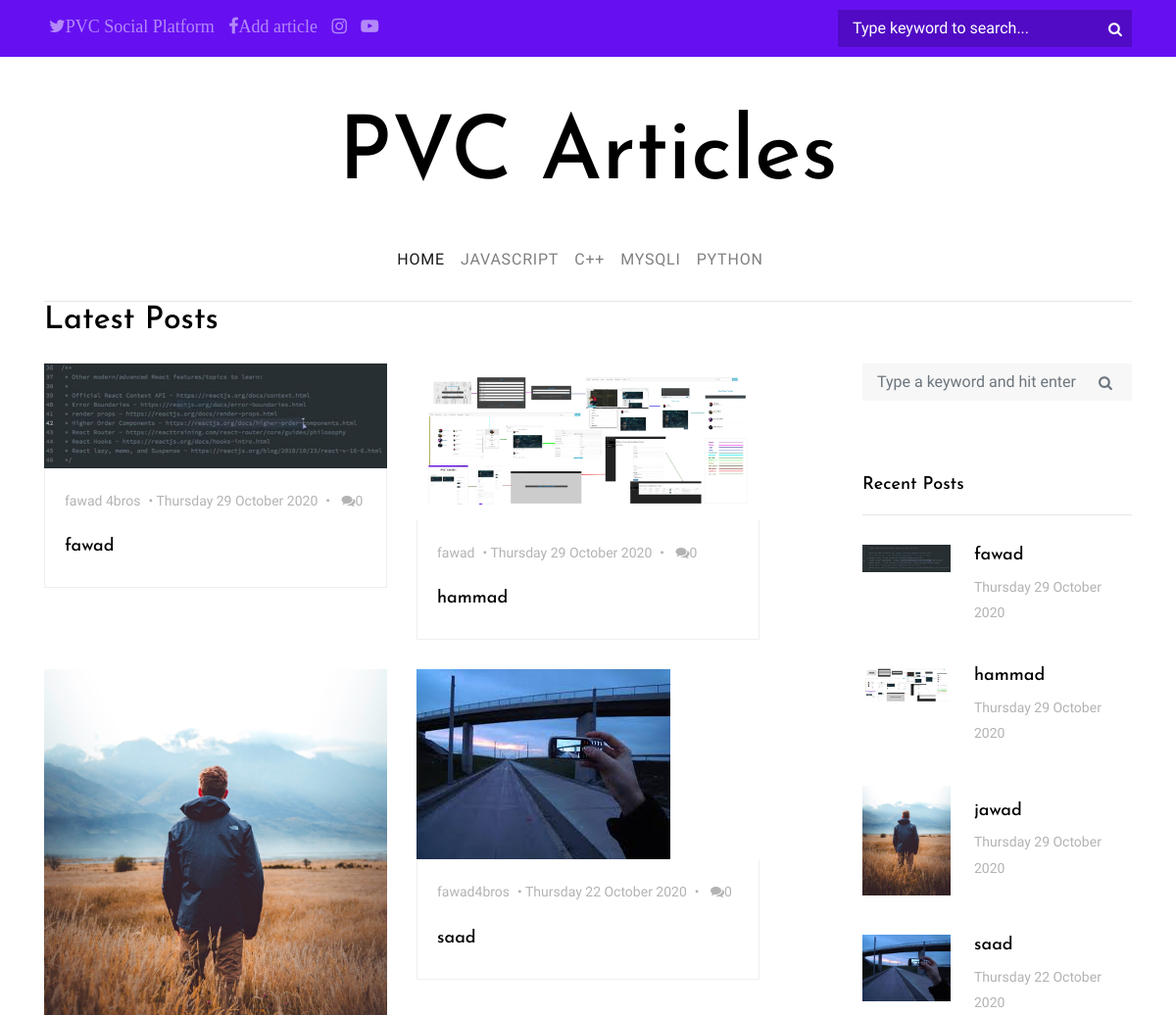
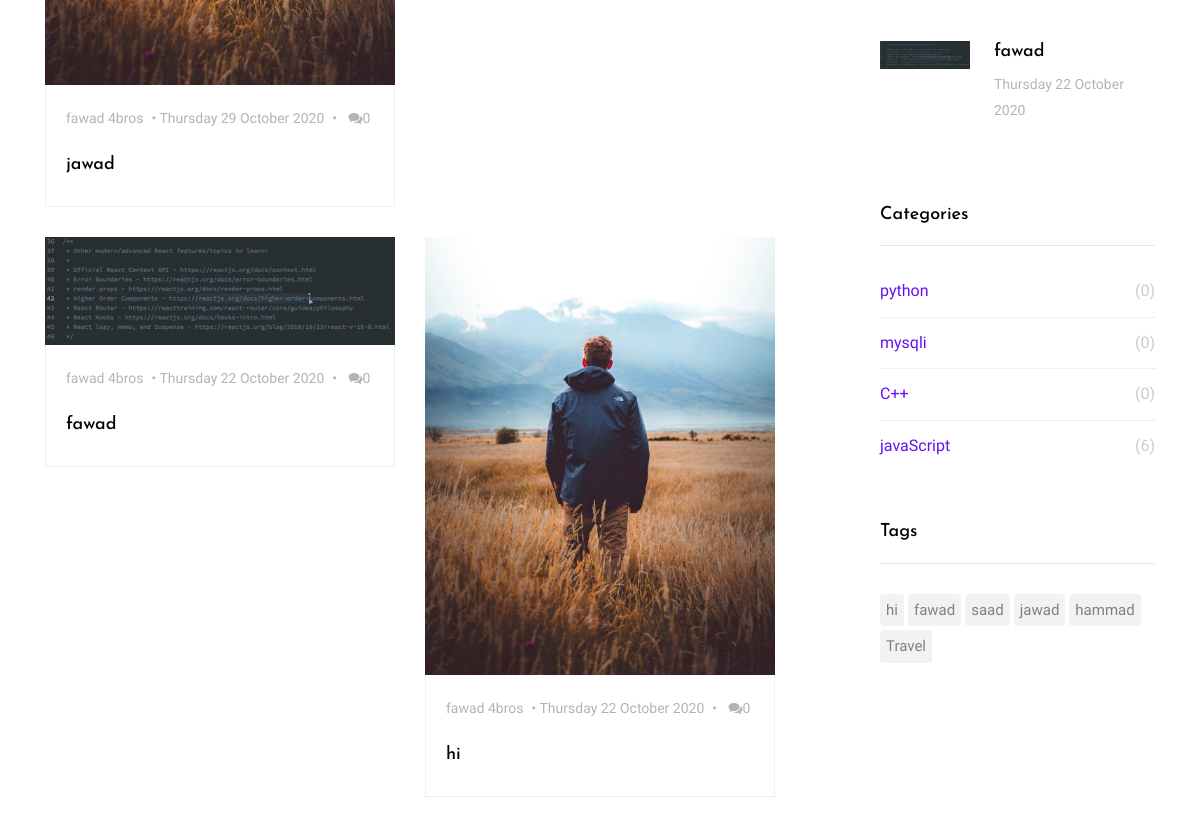
The page /articles/articles.php on the database its author committed (2 pictures, top to bottom).
### tables this page shows
CREATE TABLE `blog_categories` (
  `blog_cat_id` int(11) NOT NULL,
  `blog_cat_title` varchar(255) NOT NULL
);

CREATE TABLE `blog_posts` (
  `blog_post_id` int(11) NOT NULL,
  `blog_post_title` varchar(255) NOT NULL,
  `blog_post_cat_title` varchar(255) NOT NULL,
  `blog_post_cat_id` int(11) NOT NULL,
  `blog_post_author` varchar(255) NOT NULL,
  `blog_post_content` text NOT NULL,
  `blog_post_date` varchar(255) NOT NULL,
  `blog_post_image` text NOT NULL,
  `name` text NOT NULL,
  `size` text NOT NULL,
  `blog_post_comment_count` int(255) NOT NULL,
  `blog_post_views` int(255) NOT NULL,
  `blog_post_tags` text NOT NULL,
  `blog_post_status` varchar(255) NOT NULL DEFAULT 'draft',
  `blog_post_track` text NOT NULL
);

### articles/includes/posts.php (the view, shortened to what this page needs)
<?php
include "connection.php";
$query= "SELECT * FROM blog_posts WHERE blog_post_status='published' ORDER BY blog_post_id DESC ";
$result = mysqli_query($connection,$query);
while ($row = mysqli_fetch_assoc($result)) {
  $post_id = $row['blog_post_id'];
  $post_title = $row['blog_post_title'];
  $post_author = $row['blog_post_author'];
  $post_image =$row['blog_post_image'];
  $date = $row['blog_post_date'];
  $post_comment_count = $row['blog_post_comment_count'];
?>
<div class="col-md-6">
  <a href="single.php?post=<?php echo $post_id;  ?>" class="blog-entry element-animate" data-animate-effect="fadeIn">
    <img src="../images/<?php echo $post_image ; ?>" alt="Image placeholder">
    <div class="blog-content-body">
      <div class="post-meta">
        <span class="author mr-2"><?php echo $post_author ; ?></span>&bullet;
        <span class="mr-2"><?php echo $date ; ?></span>&bullet;
        <span class="ml-2"><span class="fa fa-comments"></span><?php echo $post_comment_count ; ?></span>
      </div>
      <h2><?php echo $post_title ; ?></h2>
    </div>
  </a>
</div>
<?php
}
?>

### articles/includes/function.php
<?php
include "connection.php";
function show_cat(){
	global $connection;
	$query = "SELECT * FROM blog_categories";
	$result = mysqli_query($connection,$query);
	while ($row=mysqli_fetch_array($result)) {
		$cat_id = $row['blog_cat_id'];
		$cat_title = $row['blog_cat_title'];
		echo "<li class='nav-item dropdown'>
		<a class='nav-link' href='category.php?cat_id=$cat_id'>{$cat_title}</a>
          </li>";
	}
}
?>

### articles/includes/sidebar.php (shortened to what this page needs)
<div class="sidebar-box">
  <h3 class="heading">Recent Posts</h3>
  <div class="post-entry-sidebar">
    <ul>
<?php
include "connection.php";
$query= "SELECT * FROM blog_posts  WHERE blog_post_status = 'published' ORDER BY blog_post_id DESC LIMIT 5";
$result = mysqli_query($connection,$query);
while ($row = mysqli_fetch_assoc($result)) {
  $post_id = $row['blog_post_id'];
  $post_title = $row['blog_post_title'];
  $post_image =$row['blog_post_image'];
  $date = $row['blog_post_date'];
?>
      <li>
        <a href="single.php?post=<?php echo $post_id;  ?>" >
          <img src="../images/<?php echo $post_image ; ?>" alt="Image placeholder" class="mr-4">
          <div class="text">
            <h4><?php echo $post_title ; ?></h4>
            <div class="post-meta">
              <span class="mr-2"><?php echo $date ; ?></span>
            </div>
          </div>
        </a>
      </li>
<?php
}
?>
</ul>
  </div>
</div>

### articles/includes/category.php
<?php
$query= "SELECT * FROM blog_categories ORDER BY blog_cat_id DESC LIMIT 6";
$result = mysqli_query($connection,$query);
?>
<div class="sidebar-box">
  <h3 class="heading">Categories</h3>
  <ul class="categories">
  	<?php
  	while ($row = mysqli_fetch_array($result)) {
  		$cat_id = $row['blog_cat_id'];
  		$cat_title = $row['blog_cat_title'];
  		$sql = mysqli_query($connection, "SELECT * FROM blog_posts WHERE blog_post_cat_id=$cat_id");
  		$totalpostsincat = mysqli_num_rows($sql);
  		echo "<li><a href='category.php?cat_id=$cat_id'>$cat_title<span>($totalpostsincat)</span></a></li>";
  	}
  	 ?>
  </ul>
</div>

### articles/includes/tags.php (shortened to what this page needs)
<?php
$query= "SELECT * FROM blog_posts ORDER BY blog_post_id LIMIT 5";
$result = mysqli_query($connection,$query);
?>
<div class="sidebar-box">
  <h3 class="heading">Tags</h3>
  <ul class="tags">
  	<?php
  	while ($row = mysqli_fetch_assoc($result)) {
  		$tags = $row['blog_post_tags'];
  		echo"<li><a href=''>$tags</a></li>";
  	}
  	 ?>
    <li><a href="#">Travel</a></li>
  </ul>
</div>

### articles/css/style.css (style rules this page uses)
body { background: #ccc url("../images/photography.png") repeat; font-family: "Inconsolata", SFMono-Regular, Menlo, Monaco, Consolas, "Liberation Mono", "Courier New", monospace; font-weight: 300; font-size: 18px; line-height: 1.9; color: #6c757d; }
a { -webkit-transition: .3s all ease; -o-transition: .3s all ease; transition: .3s all ease; text-decoration: none; }
h1, h2, h3, h4, h5 { color: #000; font-family: "Josefin Sans", -apple-system, BlinkMacSystemFont, "Segoe UI", Roboto, "Helvetica Neue", Arial, sans-serif, "Apple Color Emoji", "Segoe UI Emoji", "Segoe UI Symbol", "Noto Color Emoji"; }
header .navbar .nav-link { padding: 1.7rem 1rem; font-size: 16px; outline: none !important; text-transform: uppercase; letter-spacing: .05em; }
.blog-entries .blog-entry { display: block; -webkit-transition: .3s all ease; -o-transition: .3s all ease; transition: .3s all ease; margin-bottom: 30px; position: relative; }
.blog-entries .blog-entry .blog-content-body { padding: 20px; border: 1px solid #efefef; border-top: none; }
.blog-entries .blog-entry img { max-width: 100%; }
.blog-entries .blog-entry h2 { font-size: 18px; line-height: 1.5; }
.blog-entries .post-meta { margin-bottom: 20px; font-size: 14px; color: #b3b3b3; }
.sidebar-box { margin-bottom: 4em; font-size: 15px; width: 100%; float: left; background: #fff; }
.sidebar-box *:last-child { margin-bottom: 0; }
.sidebar-box .heading { font-size: 18px; margin-bottom: 30px; padding-bottom: 20px; border-bottom: 1px solid #e6e6e6; }
.tags { padding: 0; margin: 0; font-weight: 400; }
.tags li { padding: 0; margin: 0 4px 4px 0; float: left; display: inline-block; }
.tags li a { float: left; display: block; border-radius: 4px; padding: 2px 6px; color: gray; background: #f2f2f2; }
.categories, .sidelink { padding: 0; margin: 0; font-weight: 400; }
.categories li, .sidelink li { padding: 0; margin: 0; position: relative; margin-bottom: 10px; padding-bottom: 10px; border-bottom: 1px dotted #dee2e6; list-style: none; }
.categories li:last-child, .sidelink li:last-child { margin-bottom: 0; border-bottom: none; padding-bottom: 0; }
.categories li a, .sidelink li a { display: block; font-size: 16px; }
.categories li a span, .sidelink li a span { position: absolute; right: 0; top: 0; color: #ccc; -webkit-transition: .3s all ease; -o-transition: .3s all ease; transition: .3s all ease; }
.heading { color: #000; }
.post-entry-sidebar .post-meta { font-size: 14px; color: #b3b3b3; }
.post-entry-sidebar ul { padding: 0; margin: 0; }
.post-entry-sidebar ul li { list-style: none; padding: 0 0 20px 0; margin: 0 0 20px 0; }
.post-entry-sidebar ul li a { display: table; }
.post-entry-sidebar ul li a img { width: 90px; }
.post-entry-sidebar ul li a img, .post-entry-sidebar ul li a .text { display: table-cell; vertical-align: middle; }
.post-entry-sidebar ul li a .text h4 { font-size: 18px; }
.element-animate { opacity: 0; visibility: hidden; }

### articles/includes/header.php (style rules this page uses)
body { background: #ccc url("../images/photography.png") repeat; }

### rows shown on the page
blog_categories: blog_cat_title "JAVASCRIPT", blog_cat_title "javaScript", totalpostsincat "6"
blog_categories: blog_cat_title "C++", totalpostsincat "0"
blog_categories: blog_cat_title "MYSQLI", blog_cat_title "mysqli", totalpostsincat "0"
blog_categories: blog_cat_title "PYTHON", blog_cat_title "python", totalpostsincat "0"
blog_posts: blog_post_image (picture), blog_post_author "fawad 4bros", blog_post_date "Thursday 29 October 2020", blog_post_comment_count "0", blog_post_title "fawad"
blog_posts: blog_post_image (picture), blog_post_author "fawad", blog_post_date "Thursday 29 October 2020", blog_post_comment_count "0", blog_post_title "hammad", blog_post_tags "hammad"
blog_posts: blog_post_image (picture), blog_post_author "fawad 4bros", blog_post_date "Thursday 29 October 2020", blog_post_comment_count "0", blog_post_title "jawad", blog_post_tags "jawad"
blog_posts: blog_post_image (picture), blog_post_author "fawad4bros", blog_post_date "Thursday 22 October 2020", blog_post_comment_count "0", blog_post_title "saad", blog_post_tags "saad"
blog_posts: blog_post_image (picture), blog_post_author "fawad 4bros", blog_post_date "Thursday 22 October 2020", blog_post_comment_count "0", blog_post_title "fawad", blog_post_tags "fawad"
blog_posts: blog_post_image (picture), blog_post_author "fawad 4bros", blog_post_date "Thursday 22 October 2020", blog_post_comment_count "0", blog_post_title "hi", blog_post_tags "hi"
